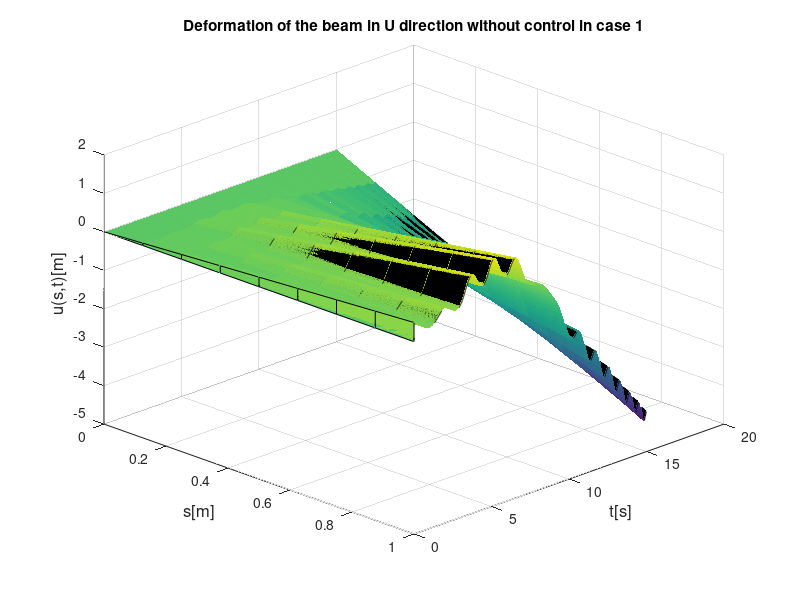
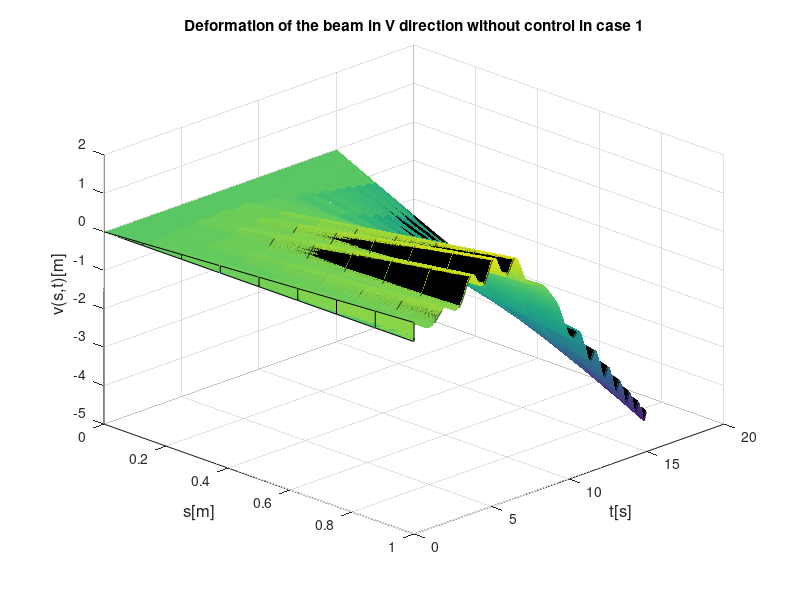
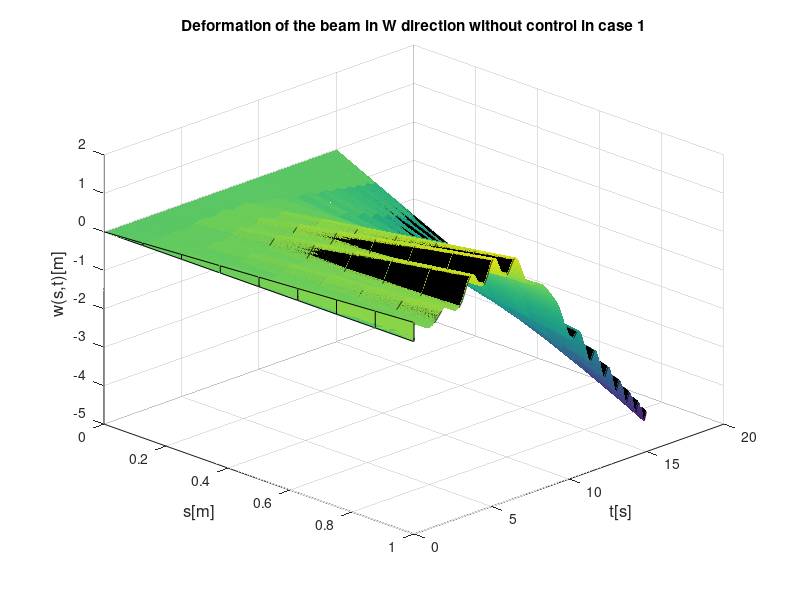

Here is the MATLAB script that generated these plots, in order:
clc;
close all;
clear;
%--------------------------------------------------------------------------
%             3D Euler - Bernoulli beam model without control
%--------------------------------------------------------------------------

% Parameter of the Euler - Bernoulli Beam
l = 1.5; m = 1; EI = 8; EA = 14; T = 0; rho = 0.1;

% Space and Time parameters
n = 9; r = 15000;
tmax = 15;
delta_s = l/(n - 1); % Spatial step size
delta_t = tmax/(r - 1); % Temporal step size

% Create matrixes to save state data
u = zeros(n,r);
v = zeros(n,r);
w = zeros(n,r);

% Create matrixes to save disturbance at the top of the beam
du = zeros(r,1);
dv = zeros(r,1);
dw = zeros(r,1);

% Create matrixes to save displacement data
u_3D_free = zeros(r,n);
v_3D_free = zeros(r,n);
w_3D_free = zeros(r,n);

% Initial conditions
for i = 1:n
    u(i,1) = 0.5*(i - 1)*m*delta_s/l;
    v(i,1) = 0.5*(i - 1)*m*delta_s/l;
    w(i,1) = 0.5*(i - 1)*m*delta_s/l;
end

% Boundary disturbances
for j = 1:r
    du(j) = (1 + 4*sin(0.4*(j - 1)*delta_t))/5;
    dv(j) = (1 + 4*sin(0.4*(j - 1)*delta_t))/5;
    dw(j) = (1 + 4*sin(0.4*(j - 1)*delta_t))/5;
end

u(:,2) = u(:,1);
v(:,2) = v(:,1);
w(:,2) = w(:,1);

for j = 2:(r - 1)
    for i = 3:(n - 2)
        % 
        us = (u(i,j) - u(i - 1,j))/delta_s;
        vs = (v(i,j) - v(i - 1,j))/delta_s;
        ws = (w(i,j) - w(i - 1,j))/delta_s;

        % Derivative with respect to s using Finite Difference Method
        uss = (u(i + 1,j) - 2*u(i,j) + u(i - 1,j))/delta_s^2;
        vss = (v(i + 1,j) - 2*v(i,j) + v(i - 1,j))/delta_s^2;
        wss = (w(i + 1,j) - 2*w(i,j) + w(i - 1,j))/delta_s^2;
        ussss = (u(i + 2,j) - 4*u(i + 1,j) + 6*u(i,j) - 4*u(i - 1,j) + u(i - 2,j))/delta_s^4;
        vssss = (v(i + 2,j) - 4*v(i + 1,j) + 6*v(i,j) - 4*v(i - 1,j) + v(i - 2,j))/delta_s^4;

        % PDEs model of the Euler - Bernoulli beam
        S1 = T*uss - EI*ussss + EA*(wss*us + uss*ws) + 1.5*EA*us^2*uss + 0.5*EA*(uss*vs^2 + 2*us*vs*vss); % rho.diff(u,t,2)
        S2 = T*vss - EI*vssss + EA*(wss*vs + vss*ws) + 1.5*EA*vs^2*vss + 0.5*EA*(vss*us^2 + 2*vs*us*uss); % rho.diff(v,t,2)
        S3 = EA*wss + EA*us*uss + EA*vs*vss; % rho.diff(w,t,2)

        % Applying Finite - Difference Method to S1, S2 and S3
        u(i,j + 1) = 2*u(i,j) - u(i,j - 1) + delta_t^2*S1/rho;
        v(i,j + 1) = 2*v(i,j) - v(i,j - 1) + delta_t^2*S2/rho;
        w(i,j + 1) = 2*w(i,j) - w(i,j - 1) + delta_t^2*S3/rho;
    end

    % The tranverse deformation at the middle point of the beam
    u(2, j + 1) = (u(1,j + 1) + u(3,j + 1))/2;
    v(2, j + 1) = (v(1,j + 1) + v(3,j + 1))/2;
    w(2, j + 1) = (w(1,j + 1) + w(3,j + 1))/2;

    % Derivative with respect to s at the top of the beam using Finite Difference Method
    usl = (u(n,j) - u(n - 1,j))/delta_s;
    vsl = (v(n,j) - v(n - 1,j))/delta_s;
    wsl = (w(n,j) - w(n - 1,j))/delta_s;
    usssl = (-u(n,j) + 2*u(n - 1,j) - u(n - 2,j))/delta_s^3;
    vsssl = (-v(n,j) + 2*v(n - 1,j) - v(n - 2,j))/delta_s^3;

    % Boundary condition
    u(n,j + 1) = 2*u(n,j) - u(n,j - 1) - (T*usl + 0.5*EA*usl^3 + EA*usl*wsl + 0.5*EA*usl*vsl^2 - EI*usssl - du(j))*(delta_t^2)/m;
    v(n,j + 1) = 2*v(n,j) - v(n,j - 1) - (T*vsl + 0.5*EA*vsl^3 + EA*vsl*wsl + 0.5*EA*vsl*usl^2 - EI*vsssl - dv(j))*(delta_t^2)/m;
    w(n,j + 1) = 2*w(n,j) - w(n, j - 1) - (EA*wsl + 0.5*EA*usl^2 + 0.5*EA*vsl^2 - dw(j))*(delta_t^2)/m;
    
    u(n - 1,j + 1) = (u(n,j + 1) + u(n - 2,j + 1))/2;
    v(n - 1,j + 1) = (v(n,j + 1) + v(n - 2,j + 1))/2;
    w(n - 1,j + 1) = (w(n,j + 1) + w(n - 2,j + 1))/2;

    % Storing displacement data
    u_3D_free(1 + j,:) = u(:,j)';
    v_3D_free(1 + j,:) = v(:,j)';
    w_3D_free(1 + j,:) = w(:,j)';
end

u_3D_free(1,:) = u(:,1)';
v_3D_free(1,:) = v(:,1)';
w_3D_free(1,:) = w(:,1)';

% Save data for simulation
u0 = linspace(0,1,n);
t_tr = linspace(0,tmax,r);

% Plotting
figure(1);
surf(u0,t_tr,u_3D_free); view(45,30);
title({'Deformation of the beam in U direction without control in case 1'});
ylabel('t[s]','FontSize',12); xlabel('s[m]','FontSize',12); zlabel('u(s,t)[m]','FontSize',12);

figure(2);
surf(u0,t_tr,u_3D_free); view(45,30);
title({'Deformation of the beam in V direction without control in case 1'});
ylabel('t[s]','FontSize',12); xlabel('s[m]','FontSize',12); zlabel('v(s,t)[m]','FontSize',12);

figure(3);
surf(u0,t_tr,u_3D_free); view(45,30);
title({'Deformation of the beam in W direction without control in case 1'});
ylabel('t[s]','FontSize',12); xlabel('s[m]','FontSize',12); zlabel('w(s,t)[m]','FontSize',12);